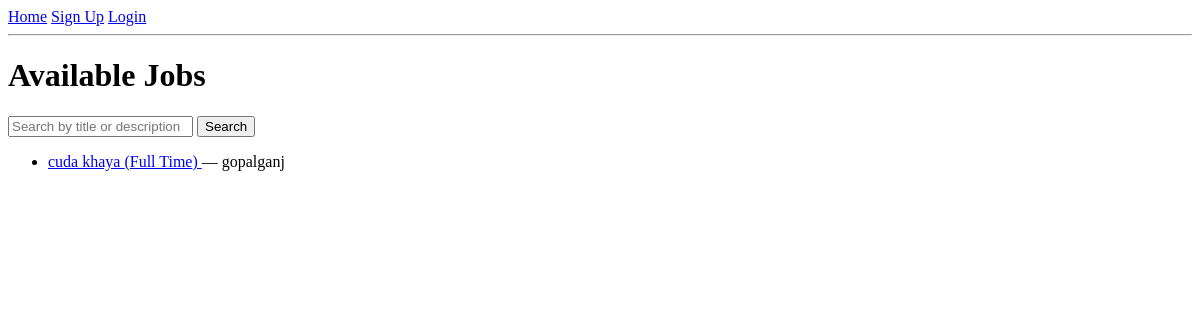
Before: / with the older database file.
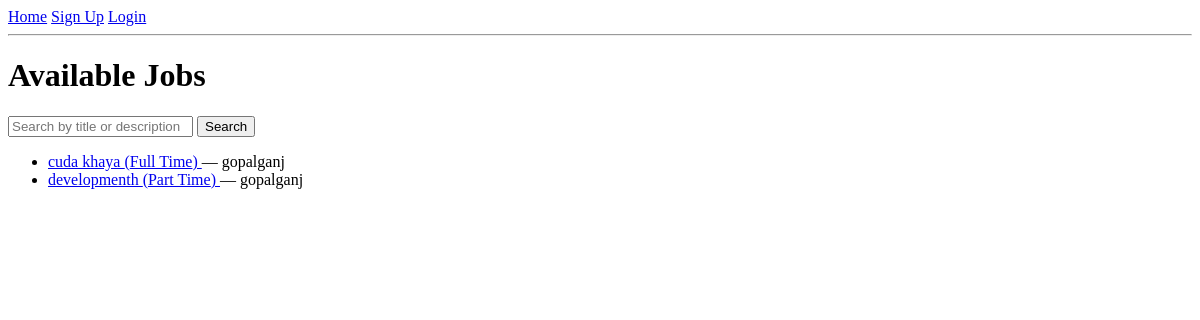
After: the same page with the newer database file.
### Chakri/models.py (models this page shows, shortened)
class Job(models.Model):
    JOB_TYPES = (
        ('full_time','Full Time'),
        ('part_time','Part Time'),
        ('remote','Remote'),
    )
    title        = models.CharField(max_length=200)
    description  = models.TextField()
    location     = models.CharField(max_length=100)
    salary_range = models.CharField(max_length=100)
    job_type     = models.CharField(max_length=20, choices=JOB_TYPES)
    created_date = models.DateTimeField(auto_now_add=True)
    employer     = models.ForeignKey(User, on_delete=models.CASCADE)
    is_active    = models.BooleanField(default=True)

### Chakri/views.py (the view)
# urls.py: path('',          views.job_list,    name='job_list'),
def job_list(request):
    qs = Job.objects.filter(is_active=True)
    q  = request.GET.get('q')
    if q:
        qs = qs.filter(Q(title__icontains=q)|Q(description__icontains=q))
    return render(request,'job_list.html',{'jobs':qs})

### Chakri/templates/job_list.html
{% extends 'base.html' %}
{% block content %}
  <h1>Available Jobs</h1>
  <form method="get">
    <input type="text" name="q" placeholder="Search by title or description" value="{{ request.GET.q }}">
    <button type="submit">Search</button>
  </form>
  <ul>
    {% for job in jobs %}
      <li>
        <a href="{% url 'job_detail' job.pk %}">
          {{ job.title }} ({{ job.get_job_type_display }})
        </a>
        — {{ job.location }}
      </li>
    {% empty %}
      <li>No jobs found.</li>
    {% endfor %}
  </ul>
{% endblock %}

### Chakri/templates/base.html (shortened to what this page needs)
<!DOCTYPE html>
<html lang="en">
<head>
</head>
<body>
  <nav>
    <a href="{% url 'job_list' %}">Home</a>
    {% if user.is_authenticated %}
      {% if user.userprofile.role == 'employer' %}
        <a href="{% url 'job_create' %}">Post a Job</a>
      {% endif %}
      <a href="{% url 'logout' %}">Logout</a>
    {% else %}
      <a href="{% url 'signup' %}">Sign Up</a>
      <a href="{% url 'login' %}">Login</a>
    {% endif %}
  </nav>
  <hr>
  {% block content %}{% endblock %}
</body>
</html>

Changed rows visible on the page:
added Job: title "developmenth", job_type "Part Time", location "gopalganj"
